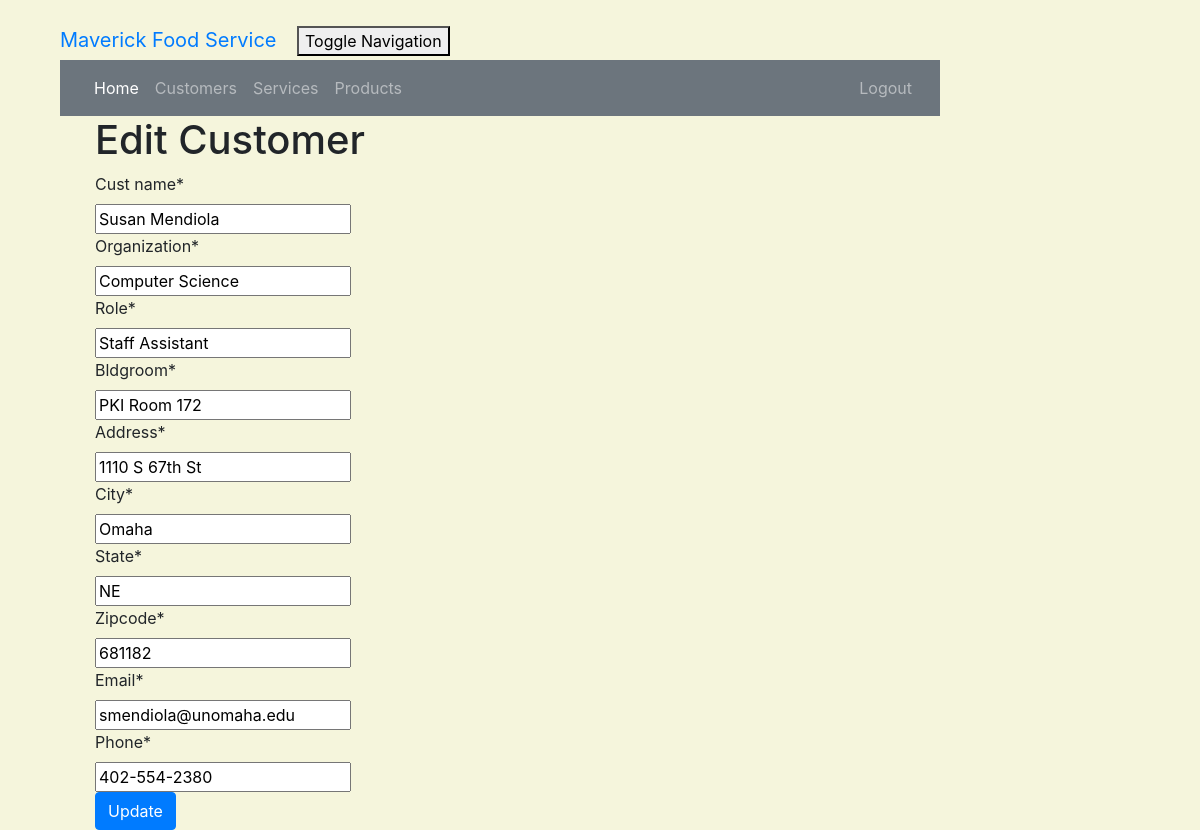
Page /customer/2/edit/ (signed in) on the committed database.
### crm/models.py (models this page shows, shortened)
class Customer(models.Model):
    cust_name = models.CharField(max_length=50)
    email = models.EmailField(max_length=100)
    phone = models.CharField(max_length=20)
    bldgroom = models.CharField(max_length=100)
    address = models.CharField(max_length=200)
    city = models.CharField(max_length=50)
    state = models.CharField(max_length=50)
    zipcode = models.CharField(max_length=10)
    organization = models.CharField(max_length=100)
    role = models.CharField(max_length=100)

### crm/views.py (the view)
# urls.py: path('customer/<int:pk>/edit/', views.customer_edit, name="customer_edit"),
@login_required
def customer_edit(request, pk):
    customer = get_object_or_404(Customer, pk=pk)
    if request.method == "POST":
        form = CustomerForm(request.POST, instance=customer)
        if form.is_valid():
            customer = form.save(commit=False)
            customer.updated_date = timezone.now()
            customer.save()
            customer = Customer.objects.filter()
            return render(request, 'crm/customer_list.html',
                          {'customers': customer})
    else:
        form = CustomerForm(instance=customer)
    return render(request, 'crm/customer_edit.html', {'form': form})

### crm/forms.py
class CustomerForm(forms.ModelForm):
    class Meta:
        model = Customer
        fields = ('cust_name', 'organization', 'role', 'bldgroom', 'address', 'city', 'state', 'zipcode',
                  'email', 'phone')

### crm/templates/crm/customer_edit.html (shortened to what this page needs)
<!DOCTYPE html>
<html lang="en">
{% extends 'crm/base.html' %}
{% load crispy_forms_tags %}
{% block content %}
    <h1>Edit Customer</h1>
    <form method="POST" class="customer-form">{% csrf_token %}
        {{ form|crispy }}
        <button type="submit" class="btn btn-primary">Update</button>
    </form>
{% endblock %}

### crm/static/css/portfolio.css (style rules this page uses)
body { padding-left: 45px; padding-right: 45px; padding-top: 20px; }

### crm/templates/crm/customer_edit.html (style rules this page uses)
body { background-color: beige; }

### rows in the picture
Customer: cust_name "Susan Mendiola", organization "Computer Science", role "Staff Assistant", bldgroom "PKI Room 172", address "1110 S 67th St", city "Omaha", state "NE", zipcode "681182", email "smendiola@unomaha.edu", phone "402-554-2380"
